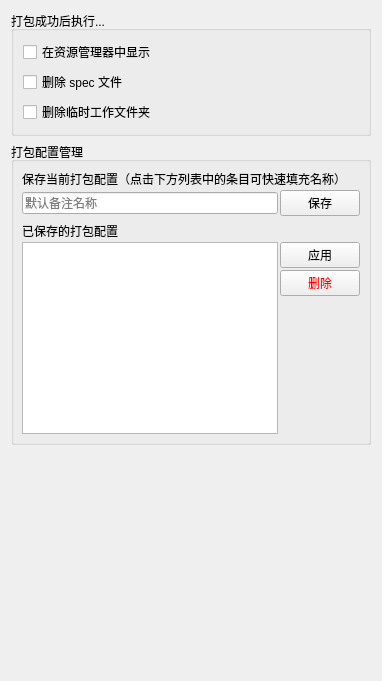
       <widget class="QWidget" name="tab_pyitool_settings">
        <attribute name="title">
         <string>工具设置</string>
        </attribute>
        <layout class="QVBoxLayout" name="verticalLayout_33">
         <item>
          <widget class="QGroupBox" name="groupBox_3">
           <property name="title">
            <string>打包成功后执行...</string>
           </property>
           <layout class="QVBoxLayout" name="verticalLayout_31">
            <item>
             <layout class="QVBoxLayout" name="verticalLayout_20">
              <item>
               <widget class="QCheckBox" name="uiCheckBox_explorer_show">
                <property name="toolTip">
                 <string>打包成功后打开资源管理器并选中打包好的 .exe 文件，如果打包失败则不会打开资源管理器。</string>
                </property>
                <property name="text">
                 <string>在资源管理器中显示</string>
                </property>
               </widget>
              </item>
              <item>
               <widget class="QCheckBox" name="uiCheckBox_delete_spec_file">
                <property name="toolTip">
                 <string>打包成功后删除 Pyinstaller 生成的 .spec 文件，打包失败则不会执行删除操作。</string>
                </property>
                <property name="text">
                 <string>删除 spec 文件</string>
                </property>
               </widget>
              </item>
              <item>
               <widget class="QCheckBox" name="uiCheckBox_delete_working_dir">
                <property name="toolTip">
                 <string>打包成功后删除临时工作文件夹，打包失败则不会执行删除操作。
如果你没有自定义临时工作目录所在目录，则临时工作目录指的就是源代码根目录下的 build 目录。</string>
                </property>
                <property name="text">
                 <string>删除临时工作文件夹</string>
                </property>
               </widget>
              </item>
             </layout>
            </item>
           </layout>
          </widget>
         </item>
         <item>
          <widget class="QGroupBox" name="groupBox_4">
           <property name="title">
            <string>打包配置管理</string>
           </property>
           <layout class="QVBoxLayout" name="verticalLayout_32">
            <property name="leftMargin">
             <number>8</number>
            </property>
            <property name="topMargin">
             <number>8</number>
            </property>
            <property name="rightMargin">
             <number>8</number>
            </property>
            <property name="bottomMargin">
             <number>8</number>
            </property>
            <item>
             <layout class="QVBoxLayout" name="verticalLayout_26">
              <property name="spacing">
               <number>2</number>
              </property>
              <item>
               <widget class="QLabel" name="label_28">
                <property name="text">
                 <string>保存当前打包配置（点击下方列表中的条目可快速填充名称）</string>
                </property>
               </widget>
              </item>
              <item>
               <layout class="QHBoxLayout" name="horizontalLayout_32">
                <item>
                 <widget class="QLineEdit" name="uiLineEdit_config_remark">
                  <property name="toolTip">
                   <string>当前打包配置是指程序打包工具所有复选框、输入框等控件的状态、内容。
输入备注名称并点击“保存”按钮将这些设置保存下来以便在打包不同项目时快速切换。</string>
                  </property>
                  <property name="placeholderText">
                   <string>默认备注名称</string>
                  </property>
                 </widget>
                </item>
                <item>
                 <widget class="QPushButton" name="uiPushButton_save_config">
                  <property name="toolTip">
                   <string>以左侧输入框内容作为名称，将打包工具的复选框、输入框等控件的状态、内容保存下来。
如果左侧输入框不输入任何内容，则使用默认名称来保存配置。</string>
                  </property>
                  <property name="text">
                   <string>保存</string>
                  </property>
                 </widget>
                </item>
               </layout>
              </item>
             </layout>
            </item>
            <item>
             <layout class="QVBoxLayout" name="verticalLayout_30">
              <property name="spacing">
               <number>2</number>
              </property>
              <item>
               <widget class="QLabel" name="label_29">
                <property name="text">
                 <string>已保存的打包配置</string>
                </property>
               </widget>
              </item>
              <item>
               <layout class="QHBoxLayout" name="horizontalLayout_7">
                <item>
                 <widget class="QListWidget" name="uiListWidget_saved_config">
                  <property name="toolTip">
                   <string>所有已保存的配置，这里显示的是你在保存配置时输入的备注名称。</string>
                  </property>
                 </widget>
                </item>
                <item>
                 <layout class="QVBoxLayout" name="verticalLayout_27">
                  <item>
                   <widget class="QPushButton" name="uiPushButton_apply_config">
                    <property name="toolTip">
                     <string>复制一份打包配置列表中被选中的配置，将它作为当前配置并更新到打包工具的界面上。</string>
                    </property>
                    <property name="text">
                     <string>应用</string>
                    </property>
                   </widget>
                  </item>
                  <item>
                   <widget class="QPushButton" name="uiPushButton_delete_config">
                    <property name="palette">
                     <palette>
                      <active>
                       <colorrole role="ButtonText">
                        <brush brushstyle="SolidPattern">
                         <color alpha="255">
                          <red>255</red>
                          <green>0</green>
                          <blue>0</blue>
                         </color>
                        </brush>
                       </colorrole>
                      </active>
                      <inactive>
                       <colorrole role="ButtonText">
                        <brush brushstyle="SolidPattern">
                         <color alpha="255">
                          <red>255</red>
                          <green>0</green>
                          <blue>0</blue>
                         </color>
                        </brush>
                       </colorrole>
                      </inactive>
                      <disabled>
                       <colorrole role="ButtonText">
                        <brush brushstyle="SolidPattern">
                         <color alpha="255">
                          <red>120</red>
                          <green>120</green>
                          <blue>120</blue>
                         </color>
                        </brush>
                       </colorrole>
                      </disabled>
                     </palette>
                    </property>
                    <property name="toolTip">
                     <string>将左侧配置列表中已被选中的配置删除。</string>
                    </property>
                    <property name="text">
                     <string>删除</string>
                    </property>
                   </widget>
                  </item>
                  <item>
                   <spacer name="verticalSpacer_4">
                    <property name="orientation">
                     <enum>Qt::Vertical</enum>
                    </property>
                    <property name="sizeHint" stdset="0">
                     <size>
                      <width>20</width>
                      <height>40</height>
                     </size>
                    </property>
                   </spacer>
                  </item>
                 </layout>
                </item>
               </layout>
              </item>
             </layout>
            </item>
           </layout>
          </widget>
         </item>
         <item>
          <spacer name="verticalSpacer_3">
           <property name="orientation">
            <enum>Qt::Vertical</enum>
           </property>
           <property name="sizeHint" stdset="0">
            <size>
             <width>20</width>
             <height>225</height>
            </size>
           </property>
          </spacer>
         </item>
        </layout>
       </widget>
